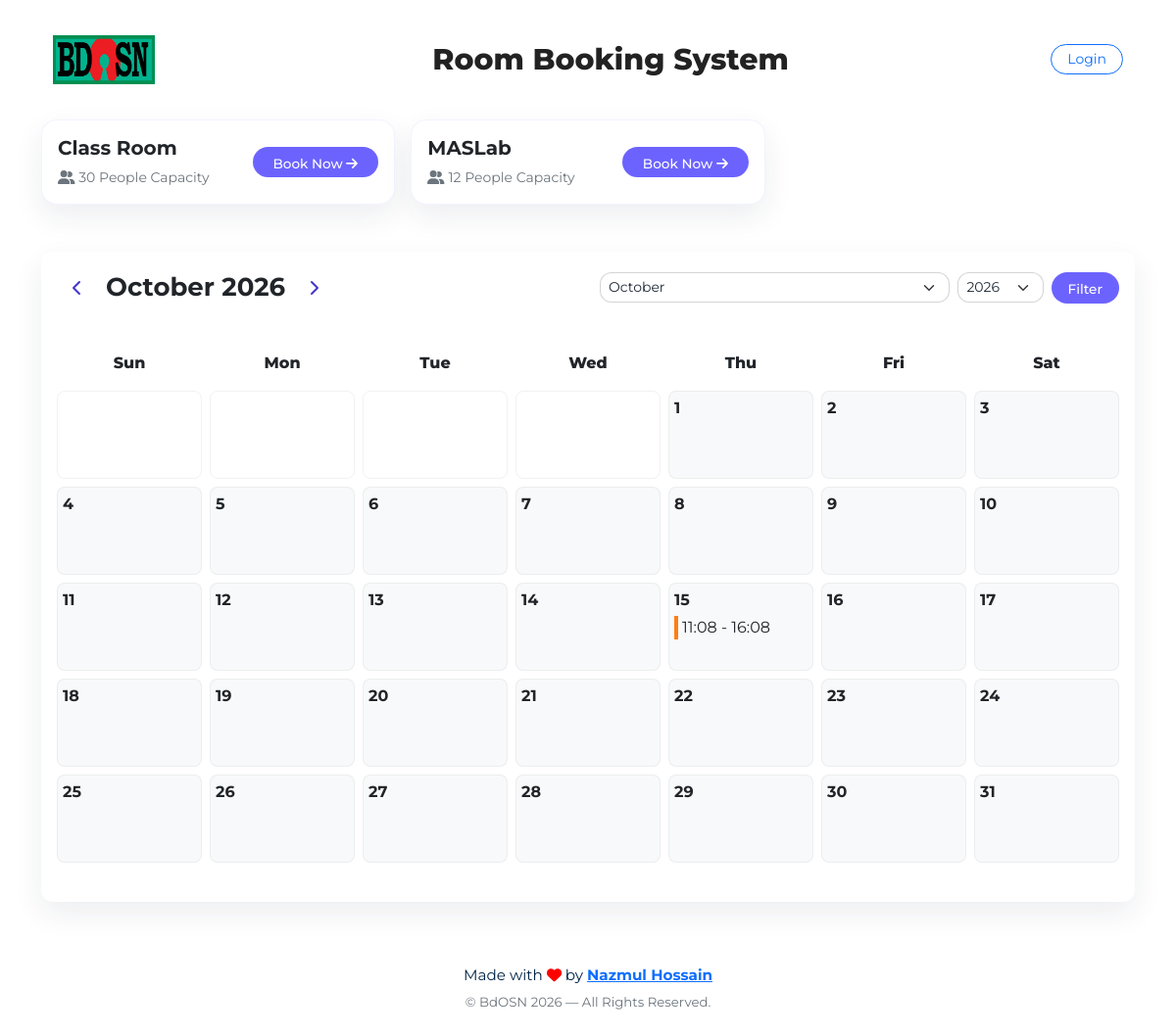
The page / on the database its author committed.
### BookingSystem/models.py (models this page shows, shortened)
class Room(models.Model):
    name = models.CharField(max_length=100, default="Unnamed Room")
    capacity = models.PositiveIntegerField(default=10)

class Booking(models.Model):
    user = models.ForeignKey(User, on_delete=models.CASCADE, null=True, blank=True)
    room = models.ForeignKey(Room, on_delete=models.CASCADE)
    title = models.CharField(max_length=200, default="Untitled Conference")
    conference_date = models.DateField(default=date.today)
    start_time = models.TimeField(default=time(9, 0))   # default 9:00 AM
    end_time = models.TimeField(default=time(10, 0))   # default 10:00 AM
    organization = models.CharField(max_length=100, blank=True, null=True, default="Not specified")  # allow empty
    booked_for = models.CharField(max_length=150, blank=True, null=True, default="Self")  # allow empty
    additional_support = models.TextField(
        blank=True,
        default="No additional support needed"
    )
    class Meta:
        ordering = ['conference_date', 'start_time']
        verbose_name = "Room Booking"
        verbose_name_plural = "Room Bookings"

### BookingSystem/views.py (the view)
# urls.py: 2. Add a URL to urlpatterns:  path('', views.home, name='home')
def home(request):
    archive_expired_bookings()
    rooms = Room.objects.all()
    today = localdate()
    month = int(
        request.GET.get(
            "month",
            today.month
        )
    )
    year = int(
        request.GET.get(
            "year",
            today.year
        )
    )
    prev_month = (
        month - 1
        if month > 1
        else 12
    )
    prev_year = (
        year
        if month > 1
        else year - 1
    )
    next_month = (
        month + 1
        if month < 12
        else 1
    )
    next_year = (
        year
        if month < 12
        else year + 1
    )
    start_date = date(
        year,
        month,
        1
    )
    end_date = date(
        year,
        month,
        monthrange(year, month)[1]
    )
    bookings = list(
        Booking.objects
        .filter(
            conference_date__range=(
                start_date,
                end_date
            )
        )
        .select_related("user", "room")
        .order_by(
            "conference_date",
            "start_time"
        )
    )
    bookings_by_day = {}
    for booking in bookings:
        day = booking.conference_date.day
        if day not in bookings_by_day:
            bookings_by_day[day] = []
        bookings_by_day[day].append(booking)
    for day, day_bookings in bookings_by_day.items():
        random.shuffle(day_bookings)
        for index, booking in enumerate(day_bookings):
            booking.color = (
                BOOKING_COLORS[
                    index % len(BOOKING_COLORS)
                ]
            )
    months = [
        (i, month_name[i])
        for i in range(1, 13)
    ]
    context = {
        "rooms": rooms,
        "bookings": bookings,
        "bookings_by_day": bookings_by_day,
        "selected_month": month,
        "selected_year": year,
        "prev_month": prev_month,
        "prev_year": prev_year,
        "next_month": next_month,
        "next_year": next_year,
        "months": months,
        "years": range(
            today.year,
            today.year + 3
        ),
        "month_year": (
            month,
            year
        ),
    }
    return render(
        request,
        "home.html",
        context
    )

### BookingSystem/templatetags/calendar_extras.py (called while the page is built)
@register.filter(name="get_month_days")
def get_month_days(value, month_year):
    try:
        month, year = month_year
        return range(1, calendar.monthrange(year, month)[1] + 1)
    except Exception:
        return []

@register.filter(name="day_has_booking")
def day_has_booking(bookings, day):
    return any(b.conference_date.day == day for b in bookings)

@register.filter(name="bookings_for_day")
def bookings_for_day(bookings, day):
    return [b for b in bookings if b.conference_date.day == day]

@register.filter
def get_month_start_blank(value, month_year):
    try:
        month, year = month_year
        first_day = datetime.date(year, month, 1)
        return range((first_day.weekday() + 1) % 7)
    except Exception:
        return []

### BookingSystem/views.py (called while the page is built, shortened)
def archive_expired_bookings():
    now = localtime()
    current_date = now.date()
    current_time = now.time()
    archived_count = 0
    with transaction.atomic():
        expired_bookings = (
            Booking.objects
            .select_for_update()
            .select_related("user", "room")
            .filter(
                conference_date__lte=current_date
            )
        )
    return archived_count

### BookingSystem/templates/home.html (shortened to what this page needs)
{% extends "base.html" %}
{% load static %}
{% load calendar_extras %}
{% block links %}
    <link rel="stylesheet" href="{% static 'css/home.css' %}">
{% endblock links %}
{% block contents %}
    <section class="container my-2">
    <div class="row g-3">
        {% for room in rooms %}
        <div class="col-12 col-sm-6 col-md-4 col-lg-4 col-xl-4">
            <div class="card h-100 shadow-sm">
                <div class="card-body d-flex justify-content-between align-items-center">
                    <div>
                        <h6 class="card-title fw-bold text-dark m-0">{{ room.name }}</h6>
                        <p class="card-text text-muted small mt-2">
                            <i class="fa-solid fa-user-group"></i>
                            {{ room.capacity }} {% if room.capacity == 1 %}Person{% else %}People{% endif %} Capacity
                        </p>
                    </div>
                    <div>
                        {% if user.is_authenticated %}
                            <a href="{% url 'book_room' room.id %}" class="btn btn-purple rounded-pill btn-sm"><span>Book Now <i class="fa fa-arrow-right"></i></span></a>
                        {% else %}
                            <a href="{% url 'login' %}?next={% url 'book_room' room.id %}" class="btn btn-purple rounded-pill btn-sm"><span>Book Now <i class="fa fa-arrow-right"></i></span></a>
                        {% endif %}
                    </div>
                </div>
            </div>
        </div>
        {% empty %}
        <p>No rooms available.</p>
        {% endfor %}
    </div>
</section>
<div class="container my-5">
    <div class="card shadow-sm booking-card">
        <div class="card-body">
                        <div class="row align-items-center mb-4">
                <div class="col-12 col-lg-6 mb-2 mb-lg-0">
                    <div class="calendar-header d-flex align-items-center justify-content-center justify-content-lg-start gap-2">
                        <a href="?month={{ prev_month }}&year={{ prev_year }}" class="calendar-nav-btn" aria-label="Previous month">
                            <i class="fa-solid fa-chevron-left"></i>
                        </a>
                        <h5 class="title_booking fw-bold m-0 text-center text-lg-start">
                            {% for m_num, m_name in months %}
                                {% if m_num == selected_month %}
                                    {{ m_name }}
                                {% endif %}
                            {% endfor %}
                            {{ selected_year }}
                        </h5>
                        <a href="?month={{ next_month }}&year={{ next_year }}" class="calendar-nav-btn" aria-label="Next month">
                            <i class="fa-solid fa-chevron-right"></i>
                        </a>
                    </div>
                </div>
                <div class="col-12 col-lg-6">
                    <form method="get"
                        class="d-flex justify-content-center justify-content-lg-end align-items-center gap-2 filter_form">
                        <select name="month" class="form-select form-select-sm month-select modern-select">
                            {% for m_num, m_name in months %}
                                <option value="{{ m_num }}" {% if m_num == selected_month %}selected{% endif %}>
                                    {{ m_name }}
                                </option>
                            {% endfor %}
                        </select>
                        <select name="year" class="form-select year-select form-select-sm modern-select">
                            {% for y in years %}
                                <option value="{{ y }}" {% if y == selected_year %}selected{% endif %}>
                                    {{ y }}
                                </option>
                            {% endfor %}
                        </select>
                        <button type="submit" class="btn btn-purple rounded-pill btn-sm px-3"><span>Filter</span></button>
                    </form>
                </div>
<div class="calendar-grid week-names mt-4 pt-3">
    <div class="calendar-weekday">Sun</div>
    <div class="calendar-weekday">Mon</div>
    <div class="calendar-weekday">Tue</div>
    <div class="calendar-weekday">Wed</div>
    <div class="calendar-weekday">Thu</div>
    <div class="calendar-weekday">Fri</div>
    <div class="calendar-weekday">Sat</div>
</div>
<div class="calendar-grid mt-2">
    {% for blank in 1|get_month_start_blank:month_year %}
        <div class="calendar-day empty"></div>
    {% endfor %}
    {% for day in 1|get_month_days:month_year %}
        <div class="calendar-day {% if bookings|day_has_booking:day %}booked{% else %}available{% endif %}"
             data-bs-toggle="modal" data-bs-target="#dayModal{{ day }}">
            <span class="day-number">{{ day }}</span>
            {% with day_bookings=bookings|bookings_for_day:day %}
                {% if day_bookings %}
                <div class="booking-lines d-none d-lg-flex flex-column gap-1">
                    {% for booking in day_bookings %}
                    <div class="booking-line" style="border-left: 4px solid {{ booking.color }};">
                        {{ booking.start_time|time:"H:i" }} - {{ booking.end_time|time:"H:i" }}
                    </div>
                    {% endfor %}
                </div>
                {% endif %}
            {% endwith %}
        </div>
    {% endfor %}
</div>
        </div>
    </div>
</div>
{% endblock contents %}

### BookingSystem/templates/base.html (shortened to what this page needs)
{% load static %}
<!DOCTYPE html>
<html lang="en">
<head>
    <link rel="stylesheet" href="{% static 'css/base.css' %}" />
    <link rel="stylesheet" href="{% static 'css/bootstrap.min.css' %}" />
    <link rel="stylesheet" href="https://cdnjs.cloudflare.com/ajax/libs/font-awesome/6.6.0/css/all.min.css">
    {% block links %}{% endblock links %}
</head>
<body>
<nav class="container navbar navbar-expand-lg py-3 menubar">
  <div class="container-fluid">
    <a class="navbar-brand d-flex align-items-center fw-bold fs-4 text-primary" href="/">
      <img src="{% static 'img/bdosn_logo.jpeg' %}" alt="MASLab" class="img-fluid" style="max-height: 50px;">
    </a>
    <div class="mx-auto d-none d-lg-block">
      <h4 class="mb-0 text-center fw-semibold title">Room Booking System</h4>
    </div>
    <div class="d-flex align-items-center">
      {% if user.is_authenticated %}
      {% comment %} {% block staff %}{% endblock staff %} {% endcomment %}
        <span class="me-3 text-dark fw-semibold"> {{ user.username }}</span>
        <a href="{% url 'logout' %}" class="btn btn-sm px-3 rounded-pill btn-outline-danger"><span class="mt-2">Logout</span></a>
      {% else %}
        <a href="{% url 'login' %}" class="btn btn-sm px-3 rounded-pill btn-outline-primary"><span class="fix">Login</span></a>
      {% endif %}
    </div>
  </div>
</nav>
{% block contents %}{% endblock contents %}
<footer class="footer mt-5 mb-0 py-3 text-light">
  <div class="container text-center">
    <p class="mb-1">
      Made with <span class="text-warning"><i class="fa-solid fa-heart"></i></span> by <strong> <a href="https://wwww.facebook.com/nazmul.XI"> Nazmul Hossain </a> </strong>
    </p>
    <small class="text-muted">© BdOSN 2026 — All Rights Reserved.</small>
  </div>
</footer>
</body>
</html>

### static/css/base.css (style rules this page uses)
* { margin: 0; padding: 0; box-sizing: border-box; font-family: "Montserrat", sans-serif; }
.navbar { margin: 15px 0; }
.navbar .title { font-family: "Montserrat", sans-serif !important; font-size: 30px; font-weight: 800; color: #222222; }
.footer, .footer p { font-family: "Montserrat", sans-serif; color: #002447 !important; font-size: 0.95rem; }
.footer strong { color: #002447 !important; transition: color 0.3s ease; }
.footer .text-warning { color: red !important; }
.fix { margin-top: 4px !important; }

### static/css/home.css (style rules this page uses)
.card { background: #fff; border-radius: 16px; border: 1px solid rgba(108, 99, 255, 0.08); box-shadow: 0 12px 30px rgba(23, 34, 61, 0.08) !important; }
.calendar-header { gap: 12px; }
.calendar-nav-btn { width: 42px; height: 42px; border-radius: 50%; display: inline-flex; align-items: center; justify-content: center; color: #4338ca; text-decoration: none; transition: transform 0.2s ease, box-shadow 0.2s ease; }
.modern-select, .form-control, .form-select { border-radius: 12px !important; border: 1px solid rgba(17, 17, 17, 0.18) !important; box-shadow: none !important; transition: border-color 0.2s ease, box-shadow 0.2s ease; }
.card-title { font-family: "Montserrat", sans-serif; font-weight: 600; font-size: 20px; }
.card-text { font-family: "Montserrat", sans-serif; font-size: 14px; color: #666; }
.btn-purple { background: #6c63ff; color: #fff !important; font-size: 12px; font-weight: 700; padding: 6px 14px; border-radius: 50px; }
.btn-purple span { margin-top: 3px; }
.booking-card { border-radius: 12px; border: none; background: #fff; }
.title_booking { font-family: "Montserrat", sans-serif !important; font-weight: 600; font-size: 26px; }
.filter_form select, .filter_form button { font-family: "Montserrat", sans-serif; }
.year-select { width: 110px; }
.filter_form .modern-select { background-color: #fff; color: #1f2937; }
.form-select { outline: none !important; border-color: 0 !important; box-shadow: none !important; background-color: #fff; color: #000; }
.btn-purple { background: #6c63ff; color: #fff; border-radius: 50px; font-size: 0.85rem; font-weight: 500; padding: 5px 20px; line-height: 1.2; display: inline-flex; align-items: center; justify-content: center; text-align: center; }
.calendar-grid.week-names { grid-template-columns: repeat(7, 1fr); margin-bottom: 4px; }
.calendar-weekday { font-weight: 800; text-align: center; padding: 4px 0; font-size: 16px; }
.calendar-grid { display: grid; grid-template-columns: repeat(7, 1fr); gap: 8px; }
.calendar-day { min-height: 90px; border-radius: 8px; background: #f8f9fa; display: flex; flex-direction: column; padding: 5px; cursor: pointer; position: relative; font-size: 16px; border: 1px solid rgba(128,128,128,0.1); }
.booking-lines { display: flex; flex-direction: column; gap: 2px; }
.booking-line { flex: 1 1 auto; display: flex; align-items: center; padding-left: 4px; }
.calendar-day.empty { background: transparent; cursor: default; }
.day-number { font-size: 16px; font-weight: bold; }
.calendar-day::after { display: none; }
@media (min-width: 992px) { .calendar-day.booked { background: #f8f9fa !important; } }
@media (min-width: 992px) { .booking-lines { display: flex; flex-direction: column; gap: 2px; margin-top: 4px; } }
@media (min-width: 992px) { .booking-line { border-left: 4px solid #6f42c1; padding-left: 4px; } }

### rows shown on the page
Room: name "Class Room", capacity "30", shows "People"
Room: name "MASLab", capacity "12", shows "People"
Booking: start_time "11:08", end_time "16:08"

### other values the page prints
{{ m_name }} "October"
{{ selected_year }} "2026"
{{ day }} "1" "2" "3" "4" "5" "6" "7" "8" "9" "10" "11" "12" "13" "14" "15" "16" "17" "18" "19" "20" "21" "22" "23" "24" "25" "26" "27" "28" "29" "30" "31"
form field month "October"
form field year "2026"
